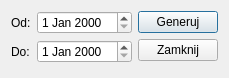
<?xml version="1.0" encoding="UTF-8"?>
<ui version="4.0">
 <class>ReportGenerator</class>
 <widget class="QDialog" name="ReportGenerator">
  <property name="geometry">
   <rect>
    <x>0</x>
    <y>0</y>
    <width>210</width>
    <height>78</height>
   </rect>
  </property>
  <property name="windowTitle">
   <string>Dialog</string>
  </property>
  <layout class="QHBoxLayout" name="horizontalLayout_3">
   <item>
    <layout class="QVBoxLayout" name="verticalLayout_2">
     <item>
      <layout class="QHBoxLayout" name="horizontalLayout">
       <item>
        <widget class="QLabel" name="labelSince">
         <property name="text">
          <string>Od:</string>
         </property>
        </widget>
       </item>
       <item>
        <widget class="QDateEdit" name="dateEditSice"/>
       </item>
      </layout>
     </item>
     <item>
      <layout class="QHBoxLayout" name="horizontalLayout_2">
       <item>
        <widget class="QLabel" name="labelFor">
         <property name="text">
          <string>Do:</string>
         </property>
        </widget>
       </item>
       <item>
        <widget class="QDateEdit" name="dateEditFor"/>
       </item>
      </layout>
     </item>
     <item>
      <spacer name="verticalSpacer_2">
       <property name="orientation">
        <enum>Qt::Vertical</enum>
       </property>
       <property name="sizeHint" stdset="0">
        <size>
         <width>20</width>
         <height>40</height>
        </size>
       </property>
      </spacer>
     </item>
    </layout>
   </item>
   <item>
    <layout class="QVBoxLayout" name="verticalLayout">
     <item>
      <widget class="QPushButton" name="pushButtonGenerate">
       <property name="text">
        <string>Generuj</string>
       </property>
      </widget>
     </item>
     <item>
      <widget class="QPushButton" name="pushButtonClose">
       <property name="text">
        <string>Zamknij</string>
       </property>
      </widget>
     </item>
     <item>
      <spacer name="verticalSpacer">
       <property name="orientation">
        <enum>Qt::Vertical</enum>
       </property>
       <property name="sizeHint" stdset="0">
        <size>
         <width>20</width>
         <height>40</height>
        </size>
       </property>
      </spacer>
     </item>
    </layout>
   </item>
  </layout>
  <zorder>pushButtonGenerate</zorder>
  <zorder>pushButtonClose</zorder>
  <zorder>verticalSpacer</zorder>
  <zorder>labelSince</zorder>
  <zorder>labelFor</zorder>
  <zorder>labelFor</zorder>
  <zorder>verticalSpacer_2</zorder>
  <zorder>dateEditSice</zorder>
  <zorder>dateEditFor</zorder>
 </widget>
 <resources/>
 <connections/>
</ui>
